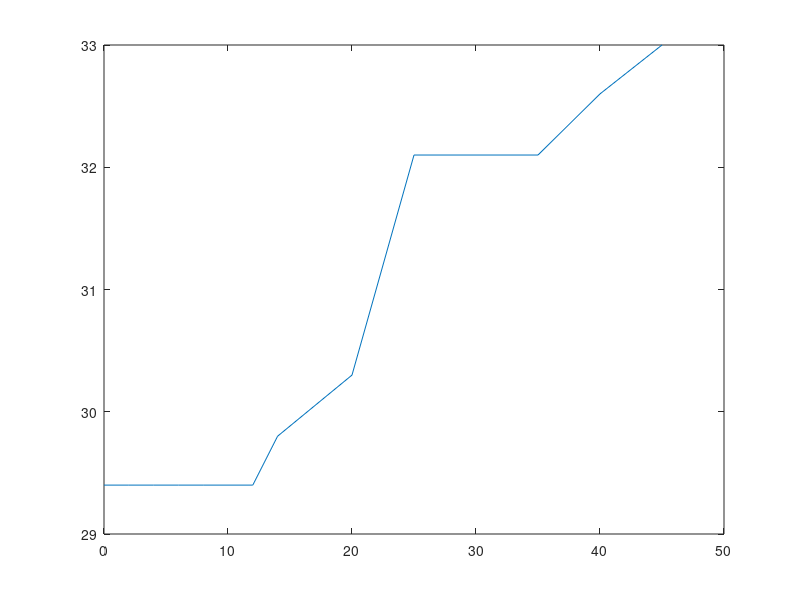

This chart was generated by the following MATLAB code:
function [] = aufgabe3B()
    x_values = [0, 2, 4, 6, 8, 10, 12, 14, 20, 25, 30, 35, 40, 45];
    y_values = [29.4, 29.4, 29.4, 29.4, 29.4, 29.4, 29.4, 29.8, 30.3, 32.1, 32.1, 32.1, 32.6, 33];
    plot(x_values, y_values);
end

